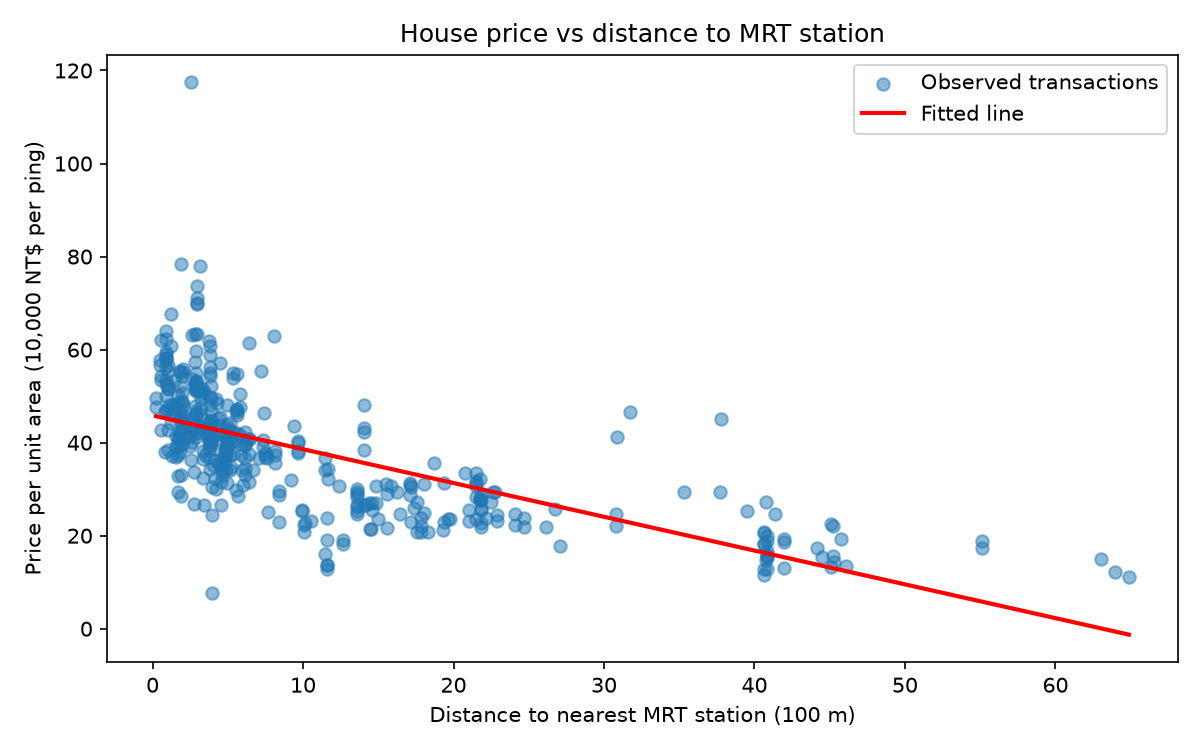

Source code (Python):
# Task 1 - Estimate Housing Prices Near Transit
# Dataset: UCI Real Estate Valuation (414 transactions)

import pandas as pd
import matplotlib.pyplot as plt
from sklearn.linear_model import LinearRegression

homes = pd.read_csv("real_estate.csv")
homes["distance_100m"] = homes["X3 distance to the nearest MRT station"] / 100

X = homes[["distance_100m"]]
y = homes["Y house price of unit area"]
print("Rows used:", len(homes))

# (a) Fit linear regression on all 414 rows
model = LinearRegression()
model.fit(X, y)

slope = model.coef_[0]
intercept = model.intercept_
print(f"Slope: {slope:.4f} price units per 100 m")
print(f"Intercept: {intercept:.4f} price units")

# (b) Predict price per unit area at 500 m (5 x 100 m)
new_home = pd.DataFrame({"distance_100m": [5]})
prediction = model.predict(new_home)[0]
print(f"Predicted price at 500 m: {prediction:.2f} price units")

# (c) Explain the slope
print(f"Each extra 100 m from the MRT station lowers the predicted price by "
      f"about {abs(slope):.2f} units (about {abs(slope) * 10000:,.0f} NT$ per ping).")

# Plot observations and the fitted line
line_x = pd.DataFrame({"distance_100m": [X["distance_100m"].min(), X["distance_100m"].max()]})
line_y = model.predict(line_x)

plt.figure(figsize=(8, 5))
plt.scatter(X["distance_100m"], y, alpha=0.5, label="Observed transactions")
plt.plot(line_x["distance_100m"], line_y, color="red", linewidth=2, label="Fitted line")
plt.xlabel("Distance to nearest MRT station (100 m)")
plt.ylabel("Price per unit area (10,000 NT$ per ping)")
plt.title("House price vs distance to MRT station")
plt.legend()
plt.tight_layout()
plt.savefig("task1_housing.png", dpi=150)
print("Saved task1_housing.png")
